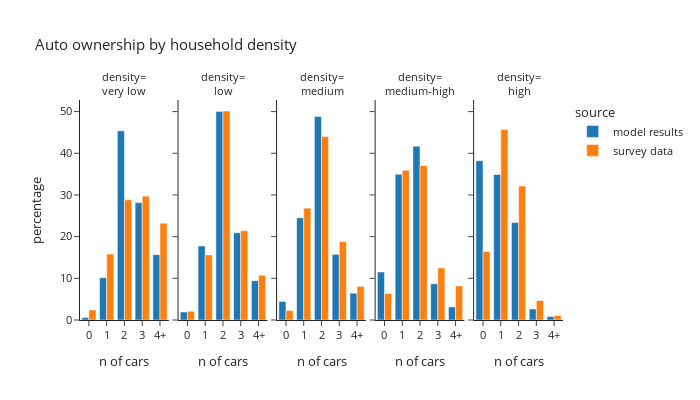

Source (notebook cell):
### Code cell
plot_auto(hh_data.dropna(subset=['hh_density_group']),'hh_density_group','household density','density')

### Figure 1 — Plotly figure (JSON) as saved in the notebook; plotly's stock layout.template omitted (floating-point values rounded to 4 significant figures)
{"data": [{"alignmentgroup": "True", "hovertemplate": "source=model results<br>hh_density_group=very low<br>auto_ownership_simple=%{x}<br>percentage=%{y}<extra></extra>", "legendgroup": "model results", "marker": {"color": "#1F77B4", "pattern": {"shape": ""}}, "name": "model results", "offsetgroup": "model results", "orientation": "v", "showlegend": true, "textposition": "auto", "type": "bar", "x": ["0", "1", "2", "3", "4+"], "xaxis": "x", "y": [0.5882, 10.16, 45.41, 28.17, 15.68], "yaxis": "y"}, {"alignmentgroup": "True", "hovertemplate": "source=model results<br>hh_density_group=low<br>auto_ownership_simple=%{x}<br>percentage=%{y}<extra></extra>", "legendgroup": "model results", "marker": {"color": "#1F77B4", "pattern": {"shape": ""}}, "name": "model results", "offsetgroup": "model results", "orientation": "v", "showlegend": false, "textposition": "auto", "type": "bar", "x": ["0", "1", "2", "3", "4+"], "xaxis": "x2", "y": [1.908, 17.74, 50.01, 20.92, 9.424], "yaxis": "y2"}, {"alignmentgroup": "True", "hovertemplate": "source=model results<br>hh_density_group=medium<br>auto_ownership_simple=%{x}<br>percentage=%{y}<extra></extra>", "legendgroup": "model results", "marker": {"color": "#1F77B4", "pattern": {"shape": ""}}, "name": "model results", "offsetgroup": "model results", "orientation": "v", "showlegend": false, "textposition": "auto", "type": "bar", "x": ["0", "1", "2", "3", "4+"], "xaxis": "x3", "y": [4.457, 24.53, 48.83, 15.76, 6.431], "yaxis": "y3"}, {"alignmentgroup": "True", "hovertemplate": "source=model results<br>hh_density_group=medium-high<br>auto_ownership_simple=%{x}<br>percentage=%{y}<extra></extra>", "legendgroup": "model results", "marker": {"color": "#1F77B4", "pattern": {"shape": ""}}, "name": "model results", "offsetgroup": "model results", "orientation": "v", "showlegend": false, "textposition": "auto", "type": "bar", "x": ["0", "1", "2", "3", "4+"], "xaxis": "x4", "y": [11.52, 34.95, 41.7, 8.695, 3.136], "yaxis": "y4"}, {"alignmentgroup": "True", "hovertemplate": "source=model results<br>hh_density_group=high<br>auto_ownership_simple=%{x}<br>percentage=%{y}<extra></extra>", "legendgroup": "model results", "marker": {"color": "#1F77B4", "pattern": {"shape": ""}}, "name": "model results", "offsetgroup": "model results", "orientation": "v", "showlegend": false, "textposition": "auto", "type": "bar", "x": ["0", "1", "2", "3", "4+"], "xaxis": "x5", "y": [38.21, 34.92, 23.41, 2.647, 0.8113], "yaxis": "y5"}, {"alignmentgroup": "True", "hovertemplate": "source=survey data<br>hh_density_group=very low<br>auto_ownership_simple=%{x}<br>percentage=%{y}<extra></extra>", "legendgroup": "survey data", "marker": {"color": "#FF7F0E", "pattern": {"shape": ""}}, "name": "survey data", "offsetgroup": "survey data", "orientation": "v", "showlegend": true, "textposition": "auto", "type": "bar", "x": ["0", "1", "2", "3", "4+"], "xaxis": "x", "y": [2.407, 15.82, 28.83, 29.72, 23.22], "yaxis": "y"}, {"alignmentgroup": "True", "hovertemplate": "source=survey data<br>hh_density_group=low<br>auto_ownership_simple=%{x}<br>percentage=%{y}<extra></extra>", "legendgroup": "survey data", "marker": {"color": "#FF7F0E", "pattern": {"shape": ""}}, "name": "survey data", "offsetgroup": "survey data", "orientation": "v", "showlegend": false, "textposition": "auto", "type": "bar", "x": ["0", "1", "2", "3", "4+"], "xaxis": "x2", "y": [2.093, 15.62, 50.14, 21.41, 10.74], "yaxis": "y2"}, {"alignmentgroup": "True", "hovertemplate": "source=survey data<br>hh_density_group=medium<br>auto_ownership_simple=%{x}<br>percentage=%{y}<extra></extra>", "legendgroup": "survey data", "marker": {"color": "#FF7F0E", "pattern": {"shape": ""}}, "name": "survey data", "offsetgroup": "survey data", "orientation": "v", "showlegend": false, "textposition": "auto", "type": "bar", "x": ["0", "1", "2", "3", "4+"], "xaxis": "x3", "y": [2.258, 26.84, 44.05, 18.81, 8.054], "yaxis": "y3"}, {"alignmentgroup": "True", "hovertemplate": "source=survey data<br>hh_density_group=medium-high<br>auto_ownership_simple=%{x}<br>percentage=%{y}<extra></extra>", "legendgroup": "survey data", "marker": {"color": "#FF7F0E", "pattern": {"shape": ""}}, "name": "survey data", "offsetgroup": "survey data", "orientation": "v", "showlegend": false, "textposition": "auto", "type": "bar", "x": ["0", "1", "2", "3", "4+"], "xaxis": "x4", "y": [6.368, 35.9, 37.06, 12.51, 8.166], "yaxis": "y4"}, {"alignmentgroup": "True", "hovertemplate": "source=survey data<br>hh_density_group=high<br>auto_ownership_simple=%{x}<br>percentage=%{y}<extra></extra>", "legendgroup": "survey data", "marker": {"color": "#FF7F0E", "pattern": {"shape": ""}}, "name": "survey data", "offsetgroup": "survey data", "orientation": "v", "showlegend": false, "textposition": "auto", "type": "bar", "x": ["0", "1", "2", "3", "4+"], "xaxis": "x5", "y": [16.46, 45.69, 32.14, 4.675, 1.037], "yaxis": "y5"}], "layout": {"annotations": [{"font": {}, "showarrow": false, "text": "density=<br>very low", "x": 0.092, "xanchor": "center", "xref": "paper", "y": 1.0, "yanchor": "bottom", "yref": "paper"}, {"font": {}, "showarrow": false, "text": "density=<br>low", "x": 0.296, "xanchor": "center", "xref": "paper", "y": 1.0, "yanchor": "bottom", "yref": "paper"}, {"font": {}, "showarrow": false, "text": "density=<br>medium", "x": 0.5, "xanchor": "center", "xref": "paper", "y": 1.0, "yanchor": "bottom", "yref": "paper"}, {"font": {}, "showarrow": false, "text": "density=<br>medium-high", "x": 0.704, "xanchor": "center", "xref": "paper", "y": 1.0, "yanchor": "bottom", "yref": "paper"}, {"font": {}, "showarrow": false, "text": "density=<br>high", "x": 0.908, "xanchor": "center", "xref": "paper", "y": 1.0, "yanchor": "bottom", "yref": "paper"}], "barmode": "group", "font": {"size": 11}, "height": 400, "legend": {"title": {"text": "source"}, "tracegroupgap": 0}, "title": {"text": "Auto ownership by household density"}, "width": 700, "xaxis": {"anchor": "y", "domain": [0.0, 0.184], "title": {"text": "n of cars"}}, "xaxis2": {"anchor": "y2", "domain": [0.204, 0.388], "matches": "x", "title": {"text": "n of cars"}}, "xaxis3": {"anchor": "y3", "domain": [0.408, 0.592], "matches": "x", "title": {"text": "n of cars"}}, "xaxis4": {"anchor": "y4", "domain": [0.612, 0.796], "matches": "x", "title": {"text": "n of cars"}}, "xaxis5": {"anchor": "y5", "domain": [0.816, 1.0], "matches": "x", "title": {"text": "n of cars"}}, "yaxis": {"anchor": "x", "domain": [0.0, 1.0], "title": {"text": "percentage"}}, "yaxis2": {"anchor": "x2", "domain": [0.0, 1.0], "matches": "y", "showticklabels": false}, "yaxis3": {"anchor": "x3", "domain": [0.0, 1.0], "matches": "y", "showticklabels": false}, "yaxis4": {"anchor": "x4", "domain": [0.0, 1.0], "matches": "y", "showticklabels": false}, "yaxis5": {"anchor": "x5", "domain": [0.0, 1.0], "matches": "y", "showticklabels": false}}}
